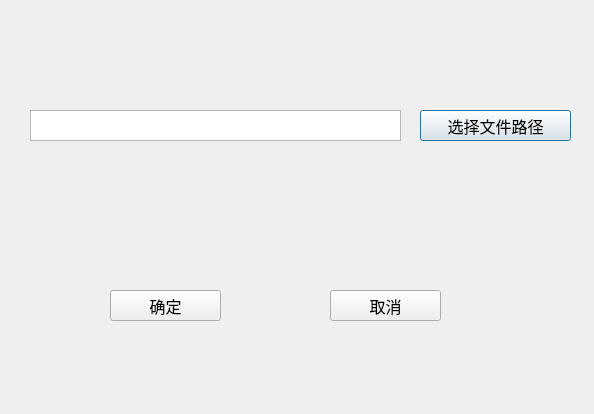
<?xml version="1.0" encoding="UTF-8"?>
<ui version="4.0">
 <class>upload</class>
 <widget class="QDialog" name="upload">
  <property name="geometry">
   <rect>
    <x>0</x>
    <y>0</y>
    <width>594</width>
    <height>414</height>
   </rect>
  </property>
  <property name="windowTitle">
   <string>Dialog</string>
  </property>
  <widget class="QPushButton" name="bt_upload_path">
   <property name="geometry">
    <rect>
     <x>420</x>
     <y>110</y>
     <width>151</width>
     <height>31</height>
    </rect>
   </property>
   <property name="font">
    <font>
     <family>华文细黑</family>
     <pointsize>12</pointsize>
    </font>
   </property>
   <property name="text">
    <string>选择文件路径</string>
   </property>
  </widget>
  <widget class="QPushButton" name="bt_upload_confirm">
   <property name="geometry">
    <rect>
     <x>110</x>
     <y>290</y>
     <width>111</width>
     <height>31</height>
    </rect>
   </property>
   <property name="font">
    <font>
     <family>华文细黑</family>
     <pointsize>12</pointsize>
    </font>
   </property>
   <property name="text">
    <string>确定</string>
   </property>
  </widget>
  <widget class="QPushButton" name="bt_upload_cancel">
   <property name="geometry">
    <rect>
     <x>330</x>
     <y>290</y>
     <width>111</width>
     <height>31</height>
    </rect>
   </property>
   <property name="font">
    <font>
     <family>华文细黑</family>
     <pointsize>12</pointsize>
    </font>
   </property>
   <property name="text">
    <string>取消</string>
   </property>
  </widget>
  <widget class="QTextEdit" name="text_upload_path">
   <property name="geometry">
    <rect>
     <x>30</x>
     <y>110</y>
     <width>371</width>
     <height>31</height>
    </rect>
   </property>
  </widget>
 </widget>
 <resources/>
 <connections/>
</ui>
